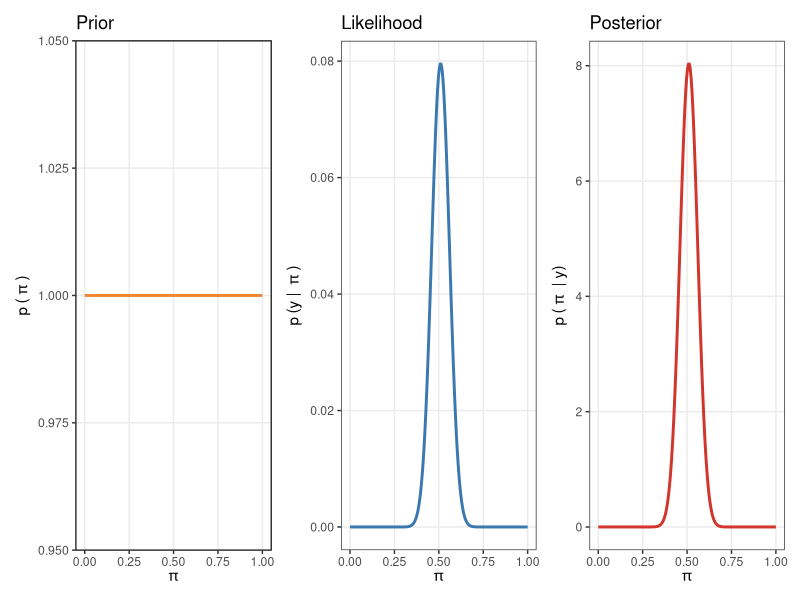
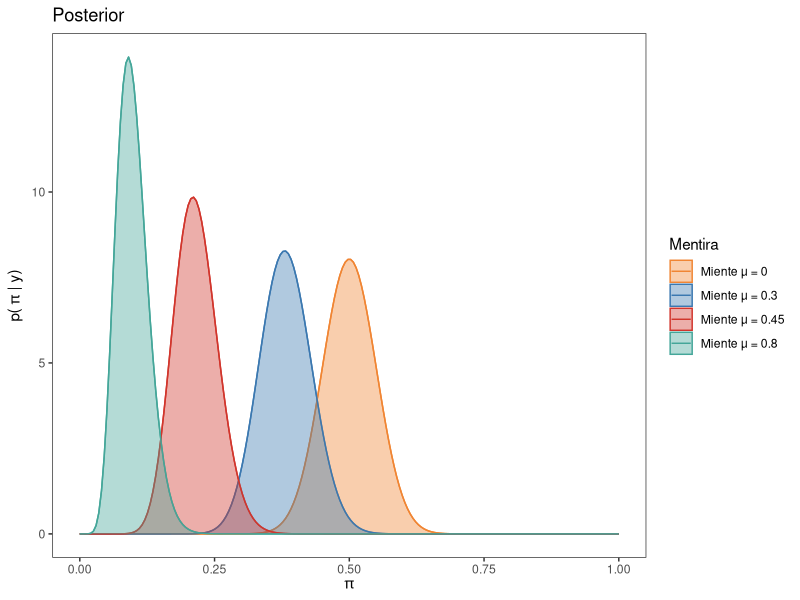
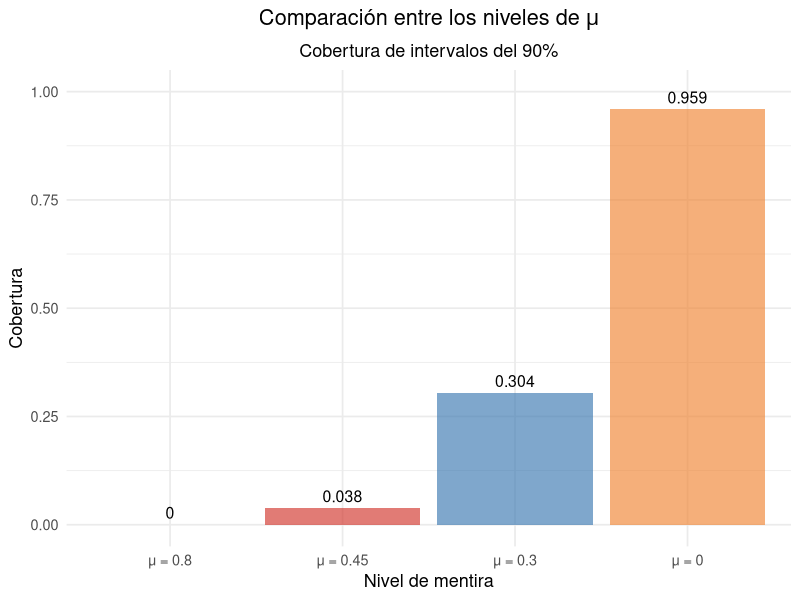
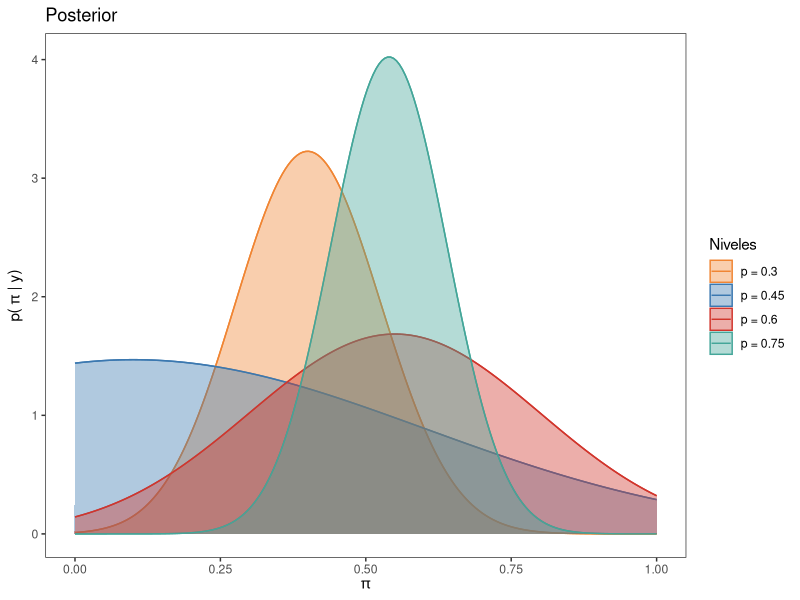
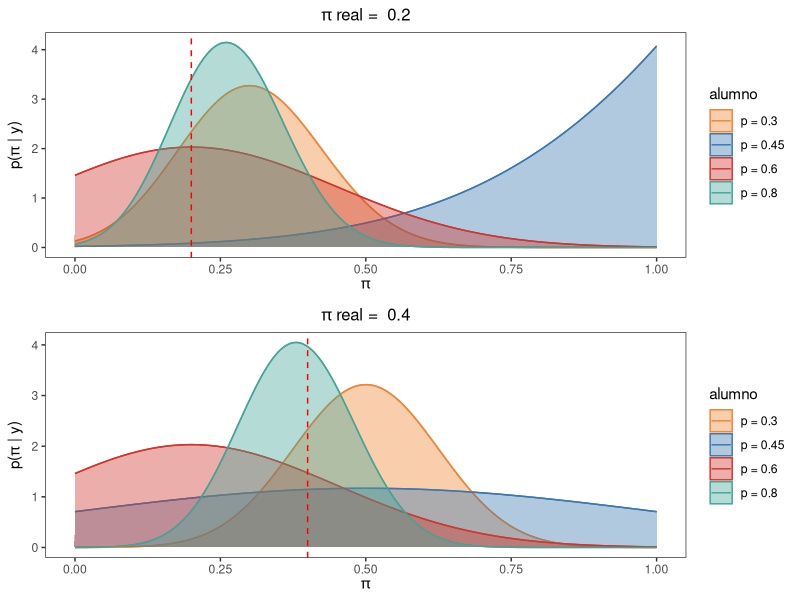
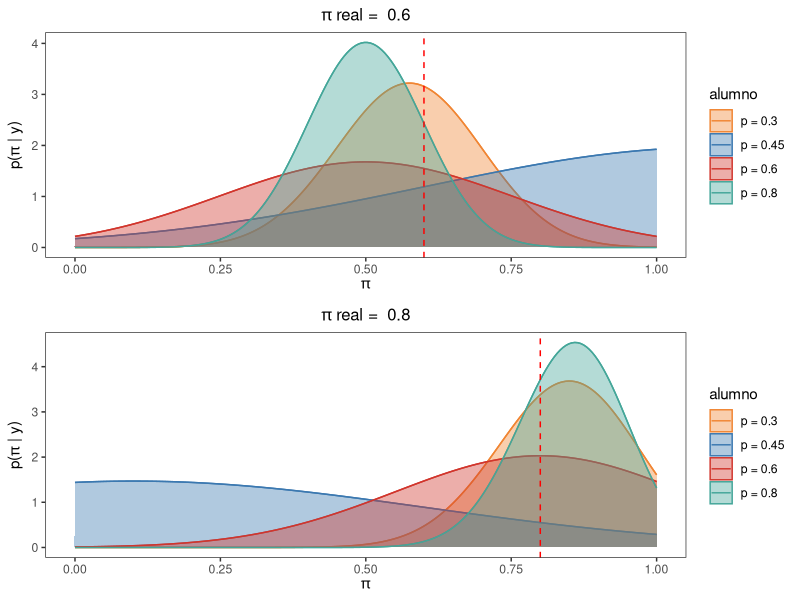
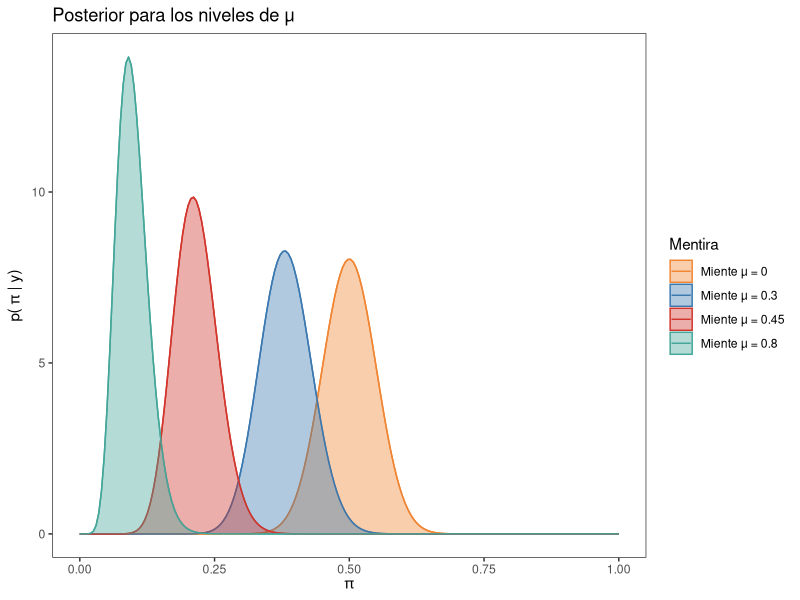
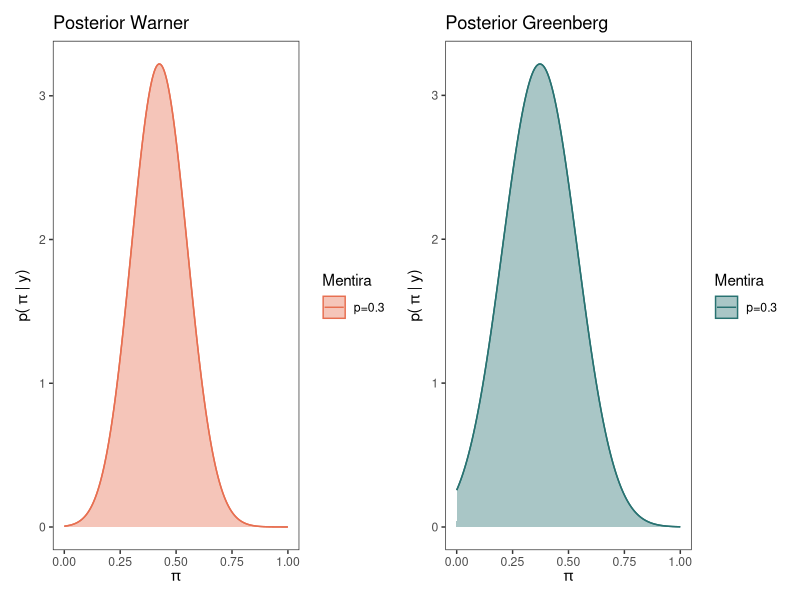

Write the R code that produced these figures, in order.
## ---- chunk 1
library(sampling)
library(tidyverse)
library(patchwork)
library(ggplot2)
library(patchwork)
library(tibble)

# Semilla para control de repeticiones
set.seed(1998)

# Poblacion de tamaño N = 1000 para muestras de tamaño n = 100
N <- 1000
apuesta <- c(rep(1, 400), rep(0, 600))

# Data frame de la poblacion
poblacion <- data.frame(estudiante = seq(1:N), apuesta = sample(apuesta) )

## ---- chunk 2

colores <- c("#f08533", "#3b78b0", "#d1352c" , "#44A699")
pi_grid <- seq(0, 1, length.out = 200)

# Obtener prior
prior <- dbeta(pi_grid, 1, 1)


# Graficar prior
plt_prior <- data.frame(x = pi_grid, y = prior) |>
  ggplot() +
  geom_line(aes(x = x, y = y), color = colores[1], linewidth = 1) +
  ggtitle("Prior") +
  labs(
    x = expression(pi),
    y = expression(p ~ "(" ~ pi ~ ")")
  ) +
  theme_bw() +
  theme(panel.grid.minor = element_blank())

## ---- chunk 3
# Creaciones de las muestra de tamaño n = 100

muestra <- data.frame(apuesta = sample(poblacion$apuesta, 100, replace = T))

n <- length(muestra$apuesta)
apuestan <- sum(muestra)

# n = 100
# apuestan = 40
# Calcular verosimilitud para cada valor de "pi"
likelihood <- dbinom(apuestan, n, pi_grid)

# Graficar verosimilitud
plt_likelihood <- data.frame(x = pi_grid, y = likelihood) |>
  ggplot() +
  geom_line(aes(x = x, y = y), color = colores[2], linewidth = 1) +
  ggtitle("Likelihood") +
  labs(
    x = expression(pi),
    y = expression(p ~ "(y | " ~ pi ~ ")")
  ) +
  theme_bw() +
  theme(panel.grid.minor = element_blank())

## ---- chunk 4
# Obtener posterior
posterior <- dbeta(pi_grid, 1 + apuestan, 1 + n - apuestan)

# Graficar posterior
plt_posterior <- data.frame(x = pi_grid, y = posterior) |>
  ggplot() +
  geom_line(aes(x = x, y = y), color = colores[3], linewidth = 1) +
  labs(
    x = expression(pi),
    y = expression(p ~ "(" ~ pi ~ " | y)")
  ) +
  ggtitle("Posterior") +
  theme_bw() +
  theme(panel.grid.minor = element_blank())

# Concatenar graficos
plt_prior | plt_likelihood | plt_posterior

## ---- chunk 5
set.seed(1998)

#Muestra base para los 6 procedimientos
apuesta_b <- sample(poblacion$apuesta, n, replace = T)



#Procedimiento sin mentira, con mentira de nivel mu (bajo, medio ,alto)
muestra_mu <- function(mu, a_prior, b_prior, apuesta_b){
  muestras <- list()
  post_m <- list()
  
  for(i in 1:length(mu)) {
    muestra <- data.frame(apuesta =  ifelse(apuesta_b == 1 ,ifelse(runif(sum(apuesta_b)) < mu[i], 0 ,1),0))
    muestras[[length(muestras) + 1]] <- muestra$apuesta
    post_m[[length(post_m) + 1]] <- dbeta(pi_grid, a_prior + sum(muestra$apuesta), b_prior + n - sum(muestra$apuesta) )
  }
  return(post_m)
}

#Guardo la lista que devuelve la función para poder graficar
post_mu <- muestra_mu(c(0, 0.3, 0.45, 0.8), 1, 1, apuesta_b)

# Crear un data.frame
datos <- data.frame(
  p = rep(pi_grid, times = 4),
  posterior = c(post_mu[[1]], post_mu[[2]], post_mu[[3]], post_mu[[4]]),
  Mentira = rep(c("Miente μ = 0","Miente μ = 0.3", "Miente μ = 0.45", "Miente μ = 0.8"), each = 200))

# Crear el grafico con ggplot2 con los siguientes mapeos
ggplot(datos, aes(x = p, y = posterior, color = Mentira)) +
  geom_line() +
  geom_area(aes(fill = Mentira), alpha = 0.4, position = "identity") +
  ggtitle("Posterior") +
  scale_color_manual(values = colores) +
  scale_fill_manual(values = colores) +
  labs(x = expression(pi), y = expression("p(" ~ pi ~ "| y)")) +
  theme_bw() +
  theme(
    panel.grid.major = element_blank(),
    panel.grid.minor = element_blank(),
  )

## ---- chunk 6
set.seed(1998)

int_m_0 <- matrix(NA, nrow = 1000, ncol = 2)
int_m_1 <- matrix(NA, nrow = 1000, ncol = 2)
int_m_2 <- matrix(NA, nrow = 1000, ncol = 2)
int_m_3 <- matrix(NA, nrow = 1000, ncol = 2)

for (i in 1:1000) {
  ma_0 <- data.frame(alumno = 1:n, apuesta = sample(poblacion$apuesta, 100, replace = T))
  
  apuesta_1 <- sample(poblacion$apuesta, 100, replace = T)
  
  ma_1 <- data.frame(alumno = 1:n, apuesta =  ifelse(apuesta_1 == 1 ,ifelse(runif(sum(apuesta_1)) < 0.3, 0 ,1),0))
  
  apuesta_2 <- sample(poblacion$apuesta, 100, replace = T)
  
  ma_2 <- data.frame(alumno = 1:n, apuesta =  ifelse(apuesta_2 == 1 ,ifelse(runif(sum(apuesta_2)) < 0.45, 0 ,1),0))
  
  apuesta_3 <- sample(poblacion$apuesta, 100, replace = T)
  
  ma_3 <- data.frame(alumno = 1:n, apuesta =  ifelse(apuesta_3 == 1 ,ifelse(runif(sum(apuesta_3)) < 0.8, 0 ,1),0))
  
  int_m_0[i, ] <- qbeta(c(0.025, 0.975), 1 + sum(ma_0$apuesta), 1 + n - sum(ma_0$apuesta))
  int_m_1[i, ] <- qbeta(c(0.025, 0.975), 1 + sum(ma_1$apuesta), 1 + n - sum(ma_1$apuesta))
  int_m_2[i, ] <- qbeta(c(0.025, 0.975), 1 + sum(ma_2$apuesta), 1 + n - sum(ma_2$apuesta))
  int_m_3[i, ] <- qbeta(c(0.025, 0.975), 1 + sum(ma_3$apuesta), 1 + n - sum(ma_3$apuesta))
}

# Ver cuántos intervalos cubren el valor 0.4
cubre_0 <- (int_m_0[,1] <= 0.4) & (int_m_0[,2] >= 0.4)
cubre_1 <- (int_m_1[,1] <= 0.4) & (int_m_1[,2] >= 0.4)
cubre_2 <- (int_m_2[,1] <= 0.4) & (int_m_2[,2] >= 0.4)
cubre_3 <- (int_m_3[,1] <= 0.4) & (int_m_3[,2] >= 0.4)

# Proporción de intervalos que lo cubren
Niv_mentira <- tibble(
  Método = c("μ = 0", "μ = 0.3", "μ = 0.45", "μ = 0.8"),
  Cobertura = c(mean(cubre_0), mean(cubre_1), mean(cubre_2), mean(cubre_3))
  )

ggplot(Niv_mentira, aes(x = reorder(Método, Cobertura), y = Cobertura)) +
  geom_col(fill = colores, alpha = 0.65) +
  geom_text(aes(label = round(Cobertura, 3)), vjust = -0.5, size = 4) +
  labs(
    title = expression("Comparación entre los niveles de " * mu),
    subtitle = "Cobertura de intervalos del 90%",
    x = "Nivel de mentira",
    y = "Cobertura"
  ) +
  ylim(0, 1) +
  theme_minimal(base_size = 13) +
  theme(
    plot.title = element_text(hjust = 0.5),
    plot.subtitle = element_text(hjust = 0.5)
  )



## ---- chunk 7
set.seed(1998)

#método warner
#Definimos una función para evaluar distintos caso de p con un prior uniforme
muestra_war <- function(p, apuesta_b){
  # Hacemos función para lambda_w
  lambda_w <- function(p, pi_a = 0.4){return(pi_a*p + (1-p)*(1-pi_a))}
  
  # Lista para guardar los resultados
  resultados_w <- list()
  
  #lista para guardar posterior warner
  posterior_w <- list()
  
  y <- numeric(4)
  for (i in 1:length(p)) {
    # Generar la pregunta con p unos y el resto ceros
    pregunta <- sample(c(rep(1, (p[i]*100)), rep(0, n - (p[i]*100))), n, replace = TRUE)
    
    # Generar la respuesta según la lógica dada
    respuesta <- ifelse(pregunta == 0, ifelse(apuesta_b == 1, 0, 1), apuesta_b)
    
    # Crear el tibble para este p y agregarlo a la lista
    resultados_w[[length(resultados_w) + 1]] <- tibble(muestra_base = apuesta_b,
                                                       pregunta = pregunta,
                                                       respuesta = respuesta,
                                                       p_valor = p[i])
    
    #convierto a data frame
    datos_w <- as.data.frame(resultados_w[[i]])
    
    # Hacer el posterior exacto a partir de la muestra
    y[i] <- sum(datos_w$respuesta)
    # Establecemos el numerador donde lambda toma valores para p y posibles val de pi
    num_w <- (lambda_w(p[i], pi_grid) ^ y[i])*((1-lambda_w(p[i], pi_grid)) ^ (n - y[i]))* (1 - 2 * p[i])
    
    # paso 5: denominador que salio de consulta
    denom_w <- (pbeta(1 - p[i], y[i] + 1, n - y[i] + 1) * beta(y[i] + 1, n - y[i] + 1)) - (pbeta(p[i] ,y[i] +1,n-y[i] +1)*beta(y[i] +1, n-y[i] +1))
    
    # paso 6: posterior
    posterior_w[[length(posterior_w) + 1]] <- num_w / denom_w
    
  }
  return(posterior_w)
}
posterior_w <- muestra_war(c(0.3, 0.45, 0.6, 0.75), apuesta_b)

# Crear un data.frame
datos <- data.frame(
  p = rep(pi_grid, times = 4),
  posterior = c(posterior_w[[1]], posterior_w[[2]], posterior_w[[3]], posterior_w[[4]]),
  Niveles = rep(c("p = 0.3","p = 0.45", "p = 0.6", "p = 0.75"), each = 200))

# Crear el grafico con ggplot2 con los siguientes mapeos
ggplot(datos, aes(x = p, y = posterior, color = Niveles)) +
  geom_line() +
  geom_area(aes(fill = Niveles), alpha = 0.4, position = "identity") +
  ggtitle("Posterior") +
  scale_color_manual(values = colores) +
  scale_fill_manual(values = colores) +
  labs(x = expression(pi), y = expression("p(" ~ pi ~ "| y)")) +
  theme_bw() +
  theme(
    panel.grid.major = element_blank(),
    panel.grid.minor = element_blank(),
  )



## ---- chunk 8
set.seed(2198)

# Poblacion de tamaño N = 1000 para muestras de tamaño n = 100
N <- 1000

# paso 1: establecemos los diferentes p
p <- c(0.3, 0.45, 0.6, 0.75)

# paso 2: hacemos función para lambda 
lambda <- function(p, pi_a = 0.4){
return(pi_a*p + (1-p)*(1-pi_a))
}

graficos_post <- list()

# Establece tamano muestra
n <- 100

# Establece las diferentes posiciones
pos <- c(30, 45, 60, 80)

pi_pos <- c(200, 400, 600, 800)

pi_line <- c(0.2, 0.4, 0.6, 0.8)
line <- 0

for (j in pi_pos) {
  line <- line + 1
  apuesta_pi <- c(rep(1, j), rep(0, N - j))
  # Data frame de la poblacion
  poblacion_pi <- data.frame(estudiante = seq(1:N), apuesta = sample(apuesta_pi) )

  # Establece la muestra base que parte desde la poblacion
  muestra_base_pi <- sample(poblacion_pi$apuesta, n, replace = TRUE)

  # Lista para guardar los resultados
  resultados <- list()

  for (i in pos) {
    # Generar la pregunta con p unos y el resto ceros
    apuesta <- c(rep(1, i), rep(0, n - i))
    pregunta <- sample(apuesta, n, replace = TRUE)
  
    # Generar la respuesta según la lógica dada
    respuesta <- ifelse(pregunta == 0, ifelse(muestra_base_pi == 1, 0, 1), muestra_base_pi)
  
    # Crear el tibble para este p
    df <- tibble(
    muestra_base = muestra_base_pi,
    pregunta = pregunta,
    respuesta = respuesta,
    p_valor = i
    )
  
    # Agregarlo a la lista
    resultados[[length(resultados) + 1]] <- df
  }

  # Unir todos los data frames
  tabla_final <- bind_rows(resultados)

  # Ver resultado
  #print(tabla_final)

  # Ver las respuestas para diferente posiciones
  y_p <- tabla_final %>% 
    group_by(p_valor) %>% 
   summarise(sum(respuesta))

  # Cambia el tipo de variable de las respuestas para que tome las pbeta y beta
  y <- c(as.numeric(y_p[1,2]),
        as.numeric(y_p[2,2]),
        as.numeric(y_p[3,2]),
        as.numeric(y_p[4,2]))

  # Lista para el posterior
  post_7 <- list()
  post_n7 <- c("p = 0.3", "p = 0.45", "p = 0.6", "p = 0.8")

  # Hacer el posterior a partir de la muestra
  for (i in 1:4) {
    # paso 4: establecemos un numerador donde lambda toma valores para p y posibles val de pi
    num_6 <- (lambda(p[i],pi_grid)^y[i])*((1-lambda(p[i],pi_grid))^(n-y[i]))* (1-2*p[i])
  
    # paso 5: denominador que salio de consulta
    denom_6 <- (pbeta(1 - p[i],y[i]+1,n-y[i]+1)*beta(y[i]+1,n-y[i]+1)) - (pbeta(p[i],y[i]+1,n-y[i]+1)*beta(y[i]+1,n-y[i]+1))
  
    # paso 6: posterior
    posterior_6 <- num_6 / denom_6
  
    post_7[[post_n7[i]]] <- posterior_6
  }

  # Crear un data.frame
  datos <- data.frame(
    p = rep(pi_grid, times = 4),
    posterior = c(post_7[[1]], post_7[[2]], post_7[[3]], post_7[[4]]),
    alumno = rep(c("p = 0.3","p = 0.45", "p = 0.6", "p = 0.8"), each = 200))

  # Crear el gráfico con ggplot2 con los siguientes mapeos
  titulo_grafico <- bquote(pi ~ "real = " ~ .(pi_line[line]))
  
  graficos_post[[line]] <- ggplot(datos, aes(x = p, y = posterior, color = alumno)) +
    geom_line() +
    geom_area(aes(fill = alumno), alpha = 0.4, position = "identity") +
    scale_color_manual(values = colores) +
    scale_fill_manual(values = colores) +
    labs(
      x = expression(pi),
      y = expression(paste("p(", pi, " | y)")),
      title = titulo_grafico
    ) +
    theme_bw() +
    theme(panel.grid = element_blank()) +
    geom_vline(xintercept = pi_line[line], linetype = "dashed", color = "red", size = 0.5) +
    theme(plot.title = element_text(hjust = 0.5, size = 12, face = "bold"))



}
## ---- chunk 9

# Concatenar graficos
# Cargar si no lo hiciste
library(gridExtra)

# Primer par
grid.arrange(graficos_post[[1]], graficos_post[[2]], nrow = 2)

# Segundo par
grid.arrange(graficos_post[[3]], graficos_post[[4]], nrow = 2)

## ---- chunk 10
#función del posterior para un prior no necesariamente uniforme

posterior_war <- function(pi, p, a, b){
  # Establecemos la función lambda del método warner
  lambda_W <- function(p, pi_a){return(pi_a*p + (1-p)*(1-pi_a))}
  # Simulamos una muestra de respuestas afirmativas con el parametro lambda_w
  y <- rbinom(1,100,lambda(p, pi))
  # Construimos el numerador del posterior aproximado
  num <- dbeta(pi_grid, a, b) * dbinom(y, 100, lambda(p, pi_grid))
  # Construimos el denominador del posterior aproximado
  delta <- diff(pi_grid)[1] 
  denom <- sum(num) * delta
  # Obtenemos el Posterior exacto
  posterior <- num / denom
  return(posterior)
}

## ---- chunk 11
# función del posterior para un prior no necesariamente uniforme con el método Greenberg

posterior_green <- function(pi, p, a, b, pi_b = 7/12){
  # Establecemos la función lambda con la probabilidad conocida pi_b = 7/12
  lambda_g <- function(p, pi_a){return(pi_a*p + pi_b*(1-p))}
  # Simulamos una muestra de respuestas afirmativas con el parametro lambda_g
  y <- rbinom(1,100,lambda_g(p, pi))
  # Construimos el numerador del posterior aproximado
  num <- dbeta(pi_grid, a, b) * dbinom(y, 100, lambda(p, pi_grid))
  # Construimos el denominador del posterior aproximado
  delta <- diff(pi_grid)[1] 
  denom <- sum(num) * delta
  # Obtenemos el Posterior exacto
  posterior <- num / denom
  return(posterior)
}

## ---- chunk 12
set.seed(1998)

#Muestra base para los 6 procedimientos
apuesta_b <- sample(poblacion$apuesta, n, replace = T)

#Procedimiento sin mentira, con mentira de nivel mu (bajo, medio ,alto)
#Guardo la lista que devuelve la función para poder graficar
post_mu <- muestra_mu(c(0, 0.3, 0.45, 0.8), 1, 1, apuesta_b)

  # Crear un data.frame
  datos <- data.frame(
    p = rep(pi_grid, times = 4),
    posterior = c(post_mu[[1]], post_mu[[2]], post_mu[[3]], post_mu[[4]]),
    Mentira = rep(c("Miente μ = 0","Miente μ = 0.3", "Miente μ = 0.45", "Miente μ = 0.8"), each = 200))
  
  # Crear el grafico con ggplot2 con los siguientes mapeos
  ggplot(datos, aes(x = p, y = posterior, color = Mentira)) +
    geom_line() +
    geom_area(aes(fill = Mentira), alpha = 0.4, position = "identity") +
    ggtitle("Posterior para los niveles de μ") +
    scale_color_manual(values = colores) +
    scale_fill_manual(values = colores) +
    labs(x = expression(pi), y = expression("p(" ~ pi ~ "| y)")) +
    theme_bw() +
    theme(
      panel.grid.major = element_blank(),
      panel.grid.minor = element_blank(),
    )

## ---- chunk 13
set.seed(2198)
#método warner
#Guardo la lista que devuelve la función para poder graficar
posterior_w <- muestra_war(0.3, apuesta_b)

  datos_warner <- data.frame(
    p = rep(pi_grid, times = length(posterior_w)),
    posterior = c(posterior_w[[1]]),
    Mentira = rep(c("p=0.3"), each = 200))
  
  # Crear el grafico con ggplot2 con los siguientes mapeos
  post_w <- ggplot(datos_warner, aes(x = p, y = posterior, color = Mentira)) +
    geom_line() +
    geom_area(aes(fill = Mentira), alpha = 0.4, position = "identity") +
    ggtitle("Posterior Warner") +
    scale_color_manual(values = "#E76F51") +
    scale_fill_manual(values = "#E76F51") +
    labs(x = expression(pi), y = expression("p(" ~ pi ~ "| y)")) +
    theme_bw() +
    theme(
      panel.grid.major = element_blank(),
      panel.grid.minor = element_blank(),
    )

#método Greenberg
#Definimos una función para evaluar distintos caso de p con un prior uniforme
muestra_green <- function(p, apuesta_b){
  # Hacemos función para lambda_w
  lambda_g <- function(p, pi_a = 0.4){return(pi_a*p + (7/12)*(1-p))}
  
  # Lista para guardar los resultados
  resultados_g <- list()
  
  #lista para guardar posterior warner
  posterior_g <- list()
  
  y <- numeric(4)
  for (i in 1:length(p)) {
    # Generar la pregunta con p unos y el resto ceros
    pregunta <- sample(c(rep(1, (p[i]*100)), rep(0, n - (p[i]*100))), n, replace = TRUE)
    
    # Generar la respuesta según la lógica dada
    respuesta <- ifelse(pregunta == 0, ifelse(apuesta_b == 1, 0, 1), apuesta_b)
    
    # Crear el tibble para este p y agregarlo a la lista
    resultados_g[[length(resultados_g) + 1]] <- tibble(muestra_base = apuesta_b,
                                                       pregunta = pregunta,
                                                       respuesta = respuesta,
                                                       p_valor = p[i])
    
    #convierto a data frame
    datos_g <- as.data.frame(resultados_g[[i]])
    
    # Hacer el posterior exacto a partir de la muestra
    y[i] <- sum(datos_g$respuesta)
    # Establecemos el numerador donde lambda toma valores para p y posibles val de pi
    num_g <- (lambda_g(p[i], pi_grid) ^ y[i])*((1-lambda_g(p[i], pi_grid)) ^ (n - y[i]))* (1 - 2 * p[i])
    
    # paso 5: denominador que salio de consulta
    denom_g <- (pbeta(1 - p[i], y[i] + 1, n - y[i] + 1) * beta(y[i] + 1, n - y[i] + 1)) - (pbeta(p[i] ,y[i] +1,n-y[i] +1)*beta(y[i] +1, n-y[i] +1))
    
    # paso 6: posterior
    posterior_g[[length(posterior_g) + 1]] <- num_g / denom_g
    
  }
  return(posterior_g)
}
#Guardo la lista que devuelve la función para poder graficar
posterior_g <- muestra_green(0.3, apuesta_b)

  datos_green <- data.frame(
    p = rep(pi_grid, times = length(posterior_g)),
    posterior = c(posterior_g[[1]]),
    Mentira = rep(c("p=0.3"), each = 200))
  
  # Crear el grafico con ggplot2 con los siguientes mapeos
  post_g <-ggplot(datos_green, aes(x = p, y = posterior, color = Mentira)) +
    geom_line() +
    geom_area(aes(fill = Mentira), alpha = 0.4, position = "identity") +
    ggtitle("Posterior Greenberg") +
    scale_color_manual(values = "#287271") +
    scale_fill_manual(values = "#287271") +
    labs(x = expression(pi), y = expression("p(" ~ pi ~ "| y)")) +
    theme_bw() +
    theme(
      panel.grid.major = element_blank(),
      panel.grid.minor = element_blank(),
    )
  
# Concatenar graficos
post_w | post_g
## ---- chunk 14
set.seed(1998)

#Muestra base para los 6 procedimientos con mil simulaciones

int_m_0 <- matrix(NA, nrow = 1000, ncol = 2)
int_m_1 <- matrix(NA, nrow = 1000, ncol = 2)
int_m_2 <- matrix(NA, nrow = 1000, ncol = 2)
int_m_3 <- matrix(NA, nrow = 1000, ncol = 2)
int_w <- matrix(NA, nrow = 1000, ncol = 2)
int_g <- matrix(NA, nrow = 1000, ncol = 2)


for (i in 1:1000) {
  apuesta_b <- sample(poblacion$apuesta, n, replace = T)
  
  #Procedimiento sin mentira, con mentira de nivel mu (bajo, medio ,alto)
  post_m <- muestra_mu(c(0, 0.3, 0.45, 0.8), 1, 1, apuesta_b) #devuelve una lista con cada posterior segun mu
  
  #Procedimiento del método Warner con p = 0.3
  posterior_w <- muestra_war(0.3, apuesta_b) #devuelve una lista con el posterior warner
  
  #método Greenberg
  posterior_g <- muestra_green(0.3, apuesta_b) #devuelve una lista con el posterior Greenberg
  
  # 1. Normalizamos:
  dens_m_0 <- post_m[[1]] / sum(post_m[[1]])
  dens_m_1 <- post_m[[2]] / sum(post_m[[2]])
  dens_m_2 <- post_m[[3]] / sum(post_m[[3]])
  dens_m_3 <- post_m[[4]] / sum(post_m[[4]])
  dens_w <- posterior_w[[1]] / sum(posterior_w[[1]])
  dens_g <- posterior_g[[1]] / sum(posterior_g[[1]])
  
  # 2. Calcula la función de distribución acumulada (CDF):
  cdf_m_0 <- cumsum(dens_m_0)
  cdf_m_1 <- cumsum(dens_m_1)
  cdf_m_2 <- cumsum(dens_m_2)
  cdf_m_3 <- cumsum(dens_m_3)
  cdf_w <- cumsum(dens_w)
  cdf_g <- cumsum(dens_g)
  

  # 3. intervalos del 90%
  int_m_0[i, ] <- c(pi_grid[which.min(abs(cdf_m_0 - 0.05))], pi_grid[which.min(abs(cdf_m_0 - 0.95))])
  int_m_1[i, ] <- c(pi_grid[which.min(abs(cdf_m_1 - 0.05))], pi_grid[which.min(abs(cdf_m_1 - 0.95))])
  int_m_2[i, ] <- c(pi_grid[which.min(abs(cdf_m_2 - 0.05))], pi_grid[which.min(abs(cdf_m_2 - 0.95))])
  int_m_3[i, ] <- c(pi_grid[which.min(abs(cdf_m_3 - 0.05))], pi_grid[which.min(abs(cdf_m_3 - 0.95))])
  
  int_w[i, ] <- c(pi_grid[which.min(abs(cdf_w - 0.05))], pi_grid[which.min(abs(cdf_w - 0.95))])
  int_g[i, ] <- c(pi_grid[which.min(abs(cdf_g - 0.05))], pi_grid[which.min(abs(cdf_g - 0.95))])
  
}

# Ver cuántos intervalos cubren el valor 0.4
cubre_0 <- (int_m_0[,1] <= 0.4) & (int_m_0[,2] >= 0.4)
cubre_1 <- (int_m_1[,1] <= 0.4) & (int_m_1[,2] >= 0.4)
cubre_2 <- (int_m_2[,1] <= 0.4) & (int_m_2[,2] >= 0.4)
cubre_3 <- (int_m_3[,1] <= 0.4) & (int_m_3[,2] >= 0.4)
cubre_w <- (int_w[,1] <= 0.4) & (int_w[,2] >= 0.4)
cubre_g <- (int_g[,1] <= 0.4) & (int_g[,2] >= 0.4)

# Proporción de intervalos que lo cubren
resultados <- tibble(
  Método = factor(
    c("μ = 0", "μ = 0.3", "μ = 0.45", "μ = 0.8", "Warner", "Greenberg"),
    levels = c("μ = 0", "μ = 0.3", "μ = 0.45", "μ = 0.8", "Warner", "Greenberg")
  ),
  Cobertura = c(mean(cubre_0), mean(cubre_1), mean(cubre_2), mean(cubre_3), 
                mean(cubre_w), mean(cubre_g))
)


ggplot(resultados, aes(x = Método, y = Cobertura)) +
  geom_col(fill = c("#f08533", "#3b78b0", "#d1352c" , "#44A699","#E76F51", "#287271"), alpha = 0.65) +
  geom_text(aes(label = round(Cobertura, 3)), vjust = -0.5, size = 4) +
  labs(
    title = expression("Comparación entre los distintos métodos "),
    subtitle = "Cobertura de intervalos del 90%",
    x = "Método",
    y = "Cobertura"
  ) +
  ylim(0, 1) +
  theme_minimal(base_size = 13)+
  theme(
    plot.title = element_text(hjust = 0.5),
    plot.subtitle = element_text(hjust = 0.5)
  )
